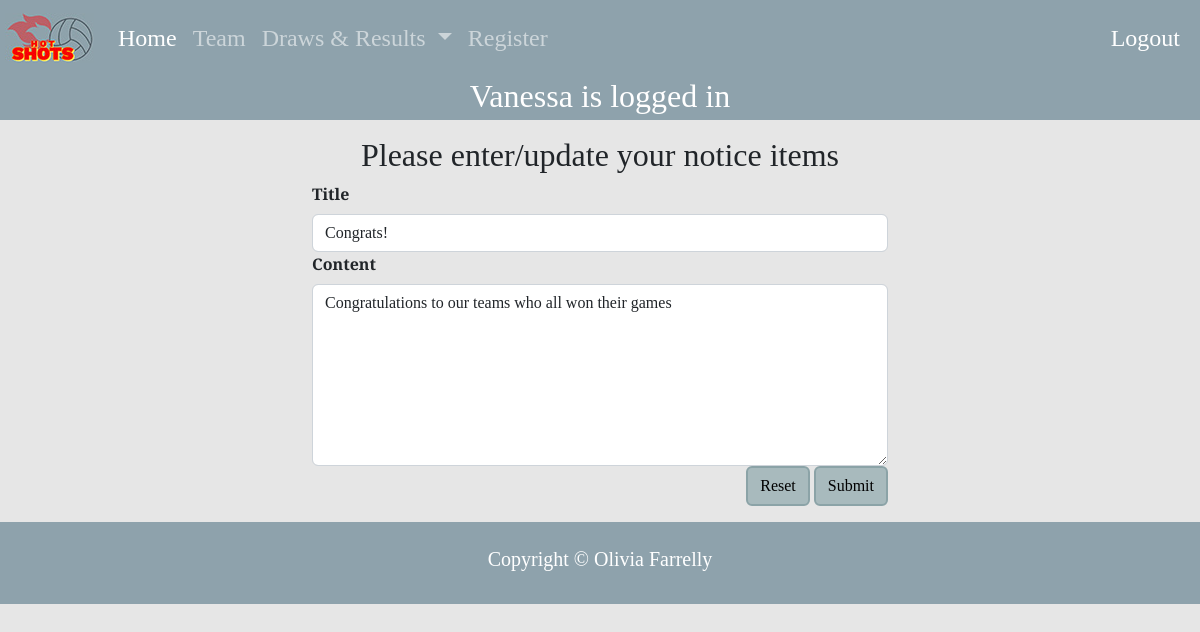
Page /notices_cud?id=2&task=update (signed in) on the committed database.
### tables this page shows
CREATE TABLE notices(
     notices_id integer primary key autoincrement not null,
     title text not null unique,
     content text not null unique,
     noticedate date not null,
     member_id integer not null,
     foreign key(member_id) references member(member_id)
);

### server.py (the view, shortened to what this page needs)
@app.route('/notices_cud', methods=['GET', 'POST'])
def notices_cud():
    data = request.args
    required_keys = ['id', 'task']
    for k in required_keys:
        if k not in data.keys():
            message = "Do not know what to do with create read update on notice (key not present)"
            return render_template('error.html', message=message)
    if request.method == "GET":
        if data['task'] == 'delete':
            sql = "delete from notices where notices_id = ?"
            values_tuple = (data['id'],)
            run_commit_query(sql, values_tuple, db_path)
            return redirect(url_for('index'))
        elif data['task'] == 'update':
            sql = """select title, content from notices where notices_id = ?"""
            values_tuple = (data['id'],)
            result = run_search_query_tuples(sql, values_tuple, db_path, True)
            result = result[0]
            return render_template("notices_cud.html",
                                   **result,
                                   id=data['id'],
                                   task=data['task'])
        elif data['task'] == 'add':
            temp = {'title': 'Test Title', 'content': 'Test Content'}
            return render_template("notices_cud.html",
                                   id=0,
                                   task=data['task'],
                                   **temp)
        else:
            message = "Unrecognised task coming from notices page"
            return render_template('error.html', message=message)
    else:
        return render_template("notices_cud.html")

### db_functions.py (called while the page is built)
def run_search_query_tuples(sql_query,values_tuple, file_path, rowfactory=False):
    result = None
    try:
        db = sqlite3.connect(file_path)
        if rowfactory:
            db.row_factory = sqlite3.Row
        cursor = db.cursor()
        cursor.execute(sql_query,values_tuple)
        result = cursor.fetchall()
        cursor.close()
    except sqlite3.Error as error:
        print("Error running search query tuples: {}".format(error))
        return None
    db.close()
    if result is None:
        print("No search values were found")
    return result

### templates/notices_cud.html (shortened to what this page needs)
{% extends "layout.html" %}
{% block logo %}
static/images/logo.jpg
{% endblock %}
{% block content %}
<div class="container-sm py-sm-3 py-3">
    <h2 class="h2">Please enter/update your notice items</h2>
    <form action="{{ url_for('notices_cud', id=id, task=task) }}" method="POST">
        <div>
          <label for="title" class="form-label">Title</label>
            <input type="text" class="form-control" id="title" name="title" placeholder="" value="{{title}}" required>
        </div>
        <div>
          <label for="content" class="form-label">Content</label>
            <textarea class="form-control" id="content" name="content" rows="7" required>{{content}}</textarea>
        </div>
        <div class="text-end">
            <button type="reset" class="btn btn-primary">Reset</button>
            <button type="submit" class="btn btn-primary">Submit</button>
        </div>
    </form>
</div>
{% endblock %}

### static/styles.css (style rules this page uses)
:root { --bs-nav-bg: rgb(142, 162, 172); --bs-background-bg: rgb(230, 230, 230); }
body { font-family: 'Cormorant Garamond', serif; font-size: 100%; margin:4.5em 0 0 0; background-color: var(--bs-background-bg); }
.h2 { text-align: center; }
.btn { background-color: rgb(168, 186, 189); border: 2px solid rgb(139, 163, 167); color: black; font-size: 1em; }
.container-sm { max-width: 50%; }
label, input[type='text'], input[type='email'], input[type='number'], textarea { font-size: 1em !important; }
.form-label { font-weight: bold; }

### rows in the picture
notices: title "Congrats!", content "Congratulations to our teams who all won their games"

### other values in the picture
{{ session['name'] }} "Vanessa"
